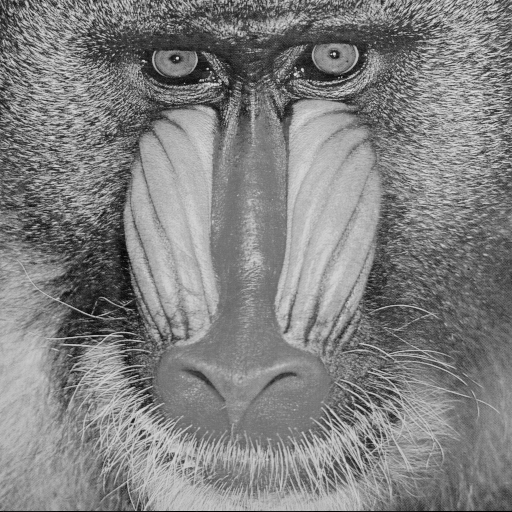
#> input picture imgs/macaco.png, 512 x 512 px, found by its file name
$ python atv1.2.py
#> lines starting #> are read from the running program, lines starting #| are printed output that depends on the picture
import cv2 as cv
import numpy as np
from os import system

def gamma(img, lamb):
     if lamb > 0:
          return np.power(img, 1/lamb)

imagem = cv.imread('imgs/macaco.png')
#> imagem is the input picture: shape (512, 512, 3); min 0, max 230, mean 129.1

# Convertendo para o intervalo [0,1]
image01 = np.divide(imagem, 255)

# Aplicando correcao Gama
imgPower = gamma(image01, 2.5)
#> in gamma, `return np.power(img, 1/lamb)`:
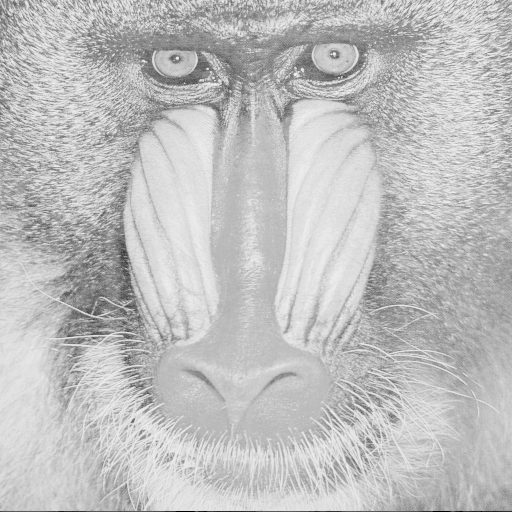
#> returned value: shape (512, 512, 3) float64; min 0, max 0.96, mean 0.75

# Convertendo de volta para intervalo [0, 255]
intervaloOriginal = np.multiply(imgPower, 255)

# Garantindo intervalo correto e convertendo para inteiro de 8 bytes
resultado = np.clip(intervaloOriginal, 0, 255).astype(np.uint8)

concatenado = cv.hconcat([imagem, resultado])
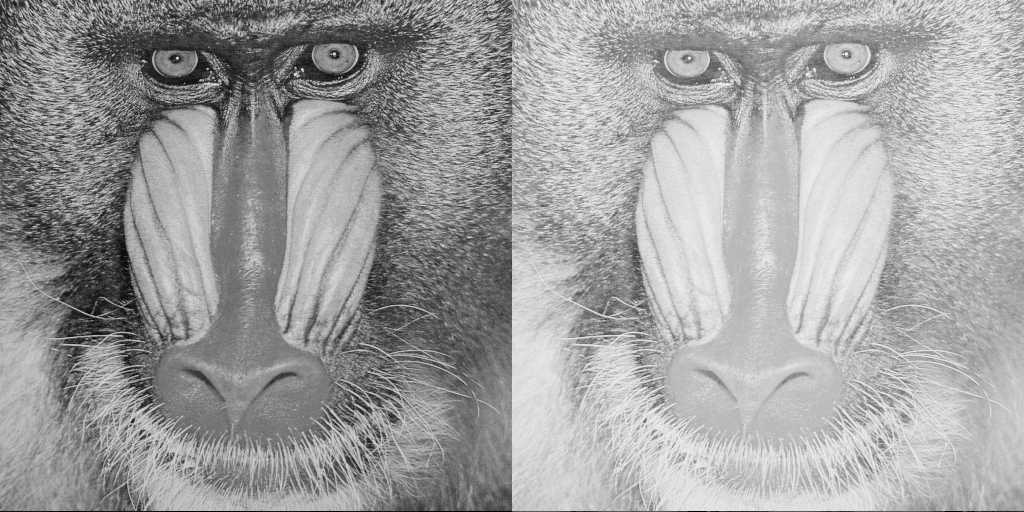
#> concatenado: shape (512, 1024, 3); min 0, max 244, mean 159.9

cv.imwrite('imgs_geradas/atv1.2/source.png', concatenado)

$ run again, with imgs/caderno.png copied over imgs/macaco.png
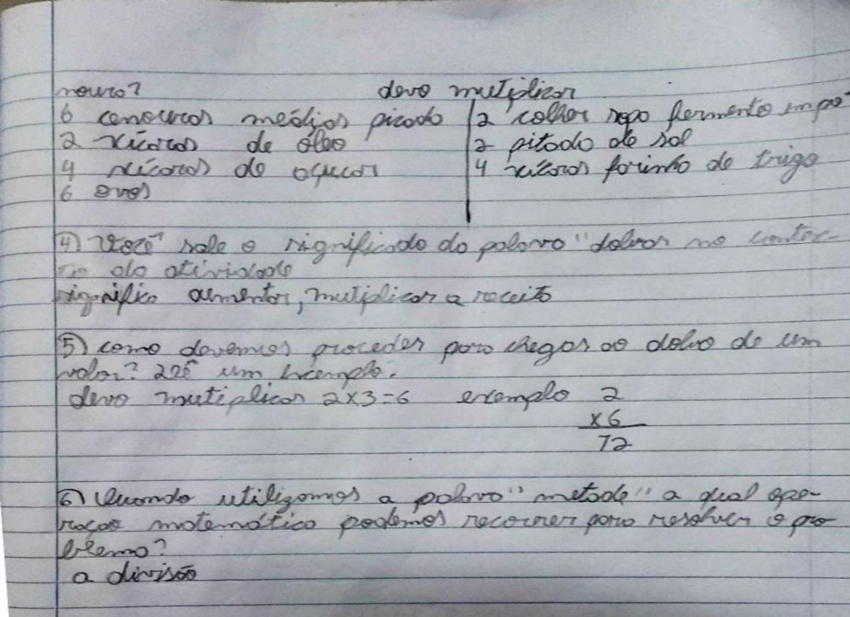
#> input picture imgs/caderno.png, 850 x 617 px, found by its file name
#> imagem is the input picture: shape (617, 850, 3); mean B, G, R 180.2, 173.4, 170.6
#> in gamma, `return np.power(img, 1/lamb)`:
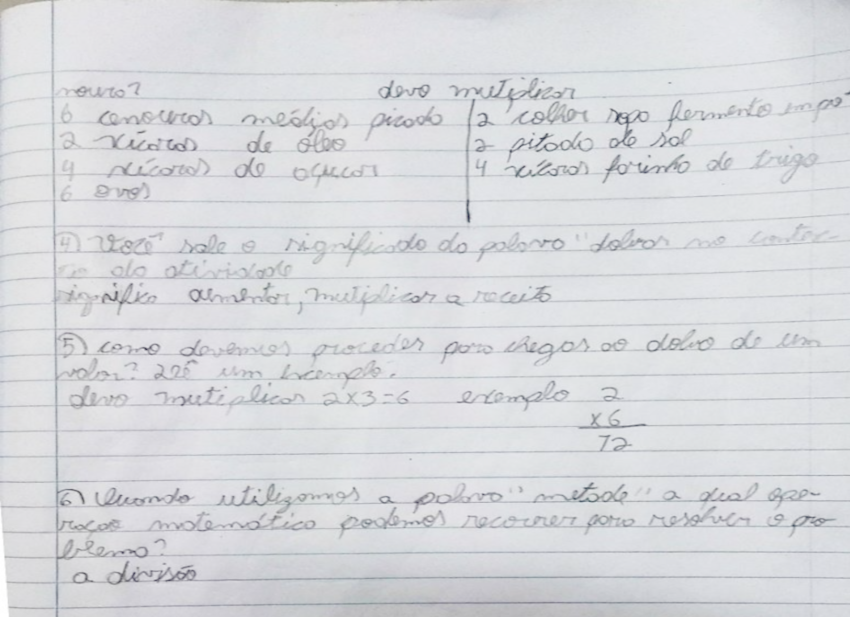
#> returned value: shape (617, 850, 3) float64; mean of channels 0, 1, 2 0.868, 0.854, 0.849; drawn as B, G, R
#> `concatenado = cv.hconcat([imagem, resultado])`:
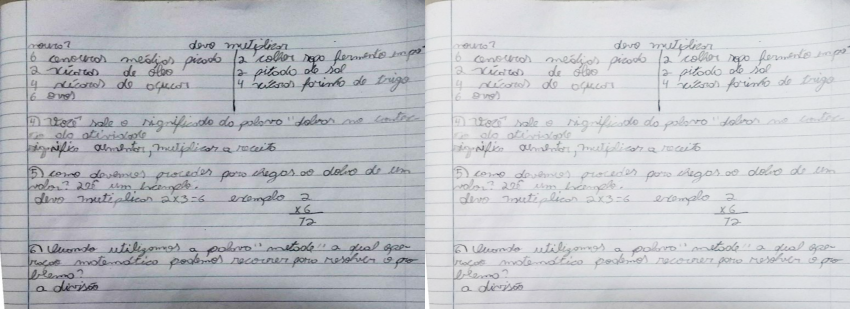
#> concatenado: shape (617, 1700, 3) (shown at 1/2 size); mean B, G, R 200.5, 195.4, 193.2
